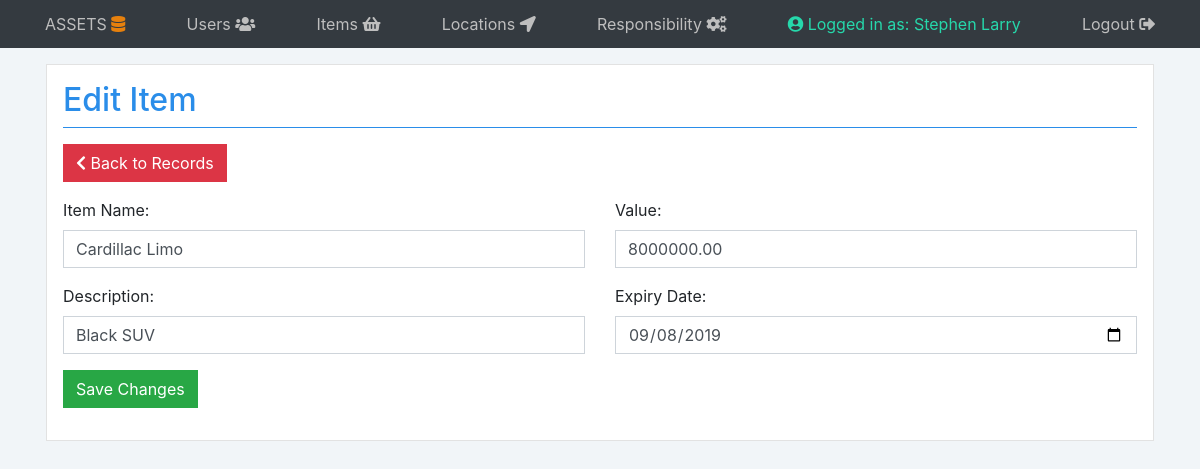
Page /updateitem.php?id=13 (signed in) on the committed database.
### tables this page shows
CREATE TABLE `items` (
  `id` int(11) NOT NULL,
  `name` varchar(30) NOT NULL,
  `value` decimal(10,2) NOT NULL,
  `description` varchar(30) NOT NULL,
  `expirydate` date NOT NULL
);

### updateitem.php (the view, shortened to what this page needs)
<!DOCTYPE html>
<html>
<head>
    <link rel="stylesheet" href="https://stackpath.bootstrapcdn.com/bootstrap/4.1.3/css/bootstrap.min.css"
>
    <link rel="stylesheet" type="text/css" media="screen" href="styles/style.css" />
    <link rel="stylesheet" href="https://use.fontawesome.com/releases/v5.4.2/css/all.css"
>
</head>
<body>
    <nav class="site-header sticky-top py-1 bg-dark">
        <div class="container d-flex flex-column flex-md-row justify-content-between">
            <a class="py-2" href="#">ASSETS <i class="br fas fa-database"></i></a>
            <a class="py-2 d-none d-md-inline-block" href="viewusers.php">Users <i class="fas fa-users"></i></a>
            <a class="py-2 d-none d-md-inline-block" href="viewitems.php">Items <i class="fas fa-shopping-basket"></i></a>
            <a class="py-2 d-none d-md-inline-block" href="viewlocations.php">Locations <i class="fas fa-location-arrow"></i></a>
            <a class="py-2 d-none d-md-inline-block" href="viewresponsibility.php">Responsibility <i class="fas fa-cogs"></i></a>
            <a class="py-2 d-none d-md-inline-block l" href="#"><i class="fas fa-user-circle"></i> Logged in as: <?php echo $_SESSION['user'] ?></a>
            <a class="py-2 d-none d-md-inline-block" href="config/logout.php">Logout <i class="fas fa-sign-out-alt"></i></a>
        </div>
    </nav>
    <div class="container">
        <div class="row">
            <div class="col-md bg-l d">
                <h2 class="title">Edit Item</h2>
                <a class="btn btn-danger" href="viewitems.php"><i class='fas fa-chevron-left'></i> Back to Records</a>
                <?php
                $id = isset($_GET['id']) ? $_GET['id'] : die('ERROR: Record ID not found.');
                include 'config/database.php';
                try {
                    $query = "SELECT id,name,value,description,expirydate FROM items WHERE id = ? LIMIT 0,1";
                    $stmt = $con->prepare($query);
                    $stmt->bindParam(1, $id);
                    $stmt->execute();
                    $row = $stmt->fetch(PDO::FETCH_ASSOC);
                    $name = $row['name'];
                    $value = $row['value'];
                    $description = $row['description'];
                    $expirydate = $row['expirydate'];
                } catch (PDOException $exception) {
                    die('ERROR: ' . $exception->getMessage());
                }
                ?>
                <form class="form" action="<?php echo htmlspecialchars($_SERVER["PHP_SELF"]) . "?id={$id}"; ?>" method="POST">
                    <div class="row">
                        <div class="col">
                            <div class="form-group">
                                <label for="name">Item Name:</label>
                                <input type="text" class="form-control" name="name" id="name" value="<?php echo htmlspecialchars($name, ENT_QUOTES); ?>" required>
                            </div>
                        </div>
                        <div class="col">
                            <div class="form-group">
                                <label for="value">Value:</label>
                                <input type="number" class="form-control" name="value" id="value" value="<?php echo htmlspecialchars($value, ENT_QUOTES); ?>" required>
                            </div>
                        </div>
                    </div>
                    <div class="row">
                        <div class="col">
                            <div class="form-group">
                                <label for="description">Description:</label>
                                <input type="text" class="form-control" name="description" id="description" value="<?php echo htmlspecialchars($description, ENT_QUOTES); ?>" required>
                            </div>
                        </div>
                        <div class="col">
                            <div class="form-group">
                                <label for="expirydate">Expiry Date:</label>
                                <input type="date" class="form-control" name="expirydate" id="expirydate" value="<?php echo htmlspecialchars($expirydate, ENT_QUOTES); ?>" required>
                            </div>
                        </div>
                    </div>
                    <div class="form-group">
                        <input type="submit" name="Save Changes" value="Save Changes" class="btn btn-success">
                    </div>
                </form>
            </div>
        </div>
    </div>
</body>
</html>

### styles/style.css (style rules this page uses)
.py-2 { color: #bebebe; }
.title { color: rgb(42, 141, 233); border-bottom: 1px solid rgb(42, 141, 233); padding-bottom: 8px; margin-bottom: 16px; }
body { background-color: #f1f5f8; }
.bg-l { background-color: #ffffff; }
.d { margin: 16px; border: 1px solid #e2e2e2; padding: 16px; }
.btn { color: #ffffff; }
.form-control { border-radius: 0; }
.btn { border-radius: 0; }
.l { color: #26d8ab; }
.br { color: rgb(230, 128, 13); }

### rows in the picture
items: name "Cardillac Limo", value "8000000.00", description "Black SUV", expirydate "09/08/2019"

### other values in the picture
$_SESSION['user'] "Stephen Larry"
